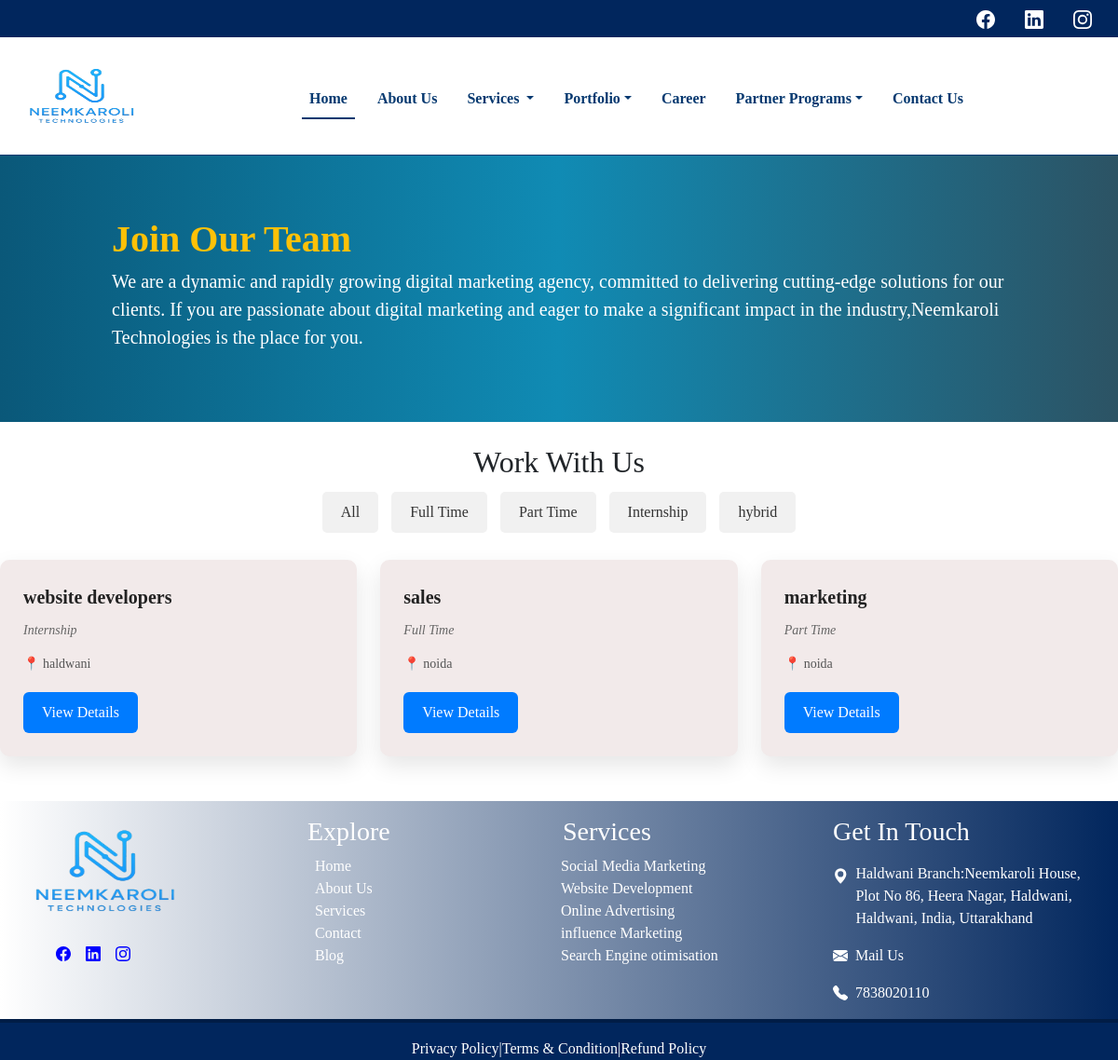
The app's page /app/career/ with its own data.
### my_app/models.py (models this page shows, shortened)
class JobPost(models.Model):
    title = models.CharField(max_length=255)
    location = models.CharField(max_length=100)
    experience = models.CharField(max_length=50)
    job_type = models.CharField(max_length=20, choices=JOB_TYPE_CHOICES)
    salary = models.CharField(max_length=100, blank=True, null=True)
    description = models.TextField()
    posted_on = models.DateField(auto_now_add=True)

### my_app/views.py (the view)
# urls.py: path('career/',views.career,name='career'),
def career(request):
    job_type = request.GET.get('job_type')
    if job_type:
        jobs = JobPost.objects.filter(job_type=job_type)
    else:
        jobs = JobPost.objects.all()
    if request.headers.get('x-requested-with') == 'XMLHttpRequest':
        return render(request, 'my_app/job_list.html', {'jobs': jobs})
    return render(request, 'my_app/career.html', {'jobs': jobs})

### my_app/templates/my_app/career.html (shortened to what this page needs)
{% extends "layout.html" %}
{% load static %}
{% block content%}
<section class="my-section">
    <div class="col-lg-12">
        <p class="text-warning"><b class="text-section">Join Our Team</b><br><span class="text-white"> We are a dynamic and rapidly growing digital marketing agency, committed to delivering cutting-edge solutions for our clients. If you are passionate about digital marketing and eager to make a significant impact in the industry,Neemkaroli Technologies  is the place for you.</span></p>
    </div>
</section>
<div class="filter-buttons text-center my-4">
    <h2>Work With Us</h2>
  <button class="filter-btn " data-job-type="">All</button>
  <button class="filter-btn" data-job-type="Full Time">Full Time</button>
  <button class="filter-btn" data-job-type="Part Time">Part Time</button>
  <button class="filter-btn" data-job-type="Internship">Internship</button>
  <button class="filter-btn" data-job-type="hybrid">hybrid</button>
</div>
  <div id="job-list" class="job-grid">
  {% include 'my_app/job_list.html' %}
</div>
{% endblock  %}

### my_app/templates/my_app/job_list.html
{% block content %}
{% for job in jobs %}
  <div class="job-card" data-type="{{ job.job_type }}">
    <div class="job-title">{{ job.title }}</div>
    <div class="job-type">{{ job.job_type }}</div>
    <div class="job-location">📍 {{ job.location }}</div>
    <a href="{% url 'my_app:job_detail' job.id %}" class="view-btn">View Details</a>
  </div>
{% empty %}
  <p>No jobs available.</p>
{% endfor %}
{% endblock %}

### static/css/styles.css (style rules this page uses)
a,ul { text-decoration: none !important; list-style:none; }

### templates/layout.html (style rules this page uses)
body { margin:0px; padding:0px; }
* { margin:0px; padding: 0px; font-family: Georgia, 'Times New Roman', Times, serif !important; }

### my_app/templates/my_app/career.html (style rules this page uses)
.my-section { display: flex; justify-content: center; align-items: center; padding: 60px 10%; background: linear-gradient(to right, #0a5879ff, #108bb4ff, #2c5364); color: white; }
.text-section { font-size:40px; }
.my-section span { font-size:20px; }
.job-grid { display: grid; grid-template-columns: repeat(auto-fit, minmax(280px, 1fr)); gap: 25px; }
.job-card { background-color: #f2eaeaff; border-radius: 10px; padding: 25px; box-shadow: 0 10px 25px rgba(0, 0, 0, 0.1); transition: transform 0.3s ease, box-shadow 0.3s ease; }
.job-title { font-size: 20px; font-weight: 600; margin-bottom: 10px; color: #222; }
.job-type { font-size: 14px; color: #666; margin-bottom: 15px; font-style: italic; }
.job-location { font-size: 14px; color: #555; margin-bottom: 20px; }
.view-btn { display: inline-block; padding: 10px 20px; background-color: #007bff; color: white; border-radius: 6px; text-decoration: none; font-weight: 500; transition: background 0.3s ease; }
.filter-buttons { text-align: center; margin-bottom: 30px; }
.filter-btn { display: inline-block; background-color: #f1f1f1; color: #333; padding: 10px 20px; margin: 5px; border: none; border-radius: 5px; cursor: pointer; font-weight: 500; transition: background 0.3s ease; }

### records on screen
JobPost: title "website developers", job_type "Internship", location "haldwani"
JobPost: title "sales", job_type "Full Time", location "noida"
JobPost: title "marketing", job_type "Part Time", location "noida"
